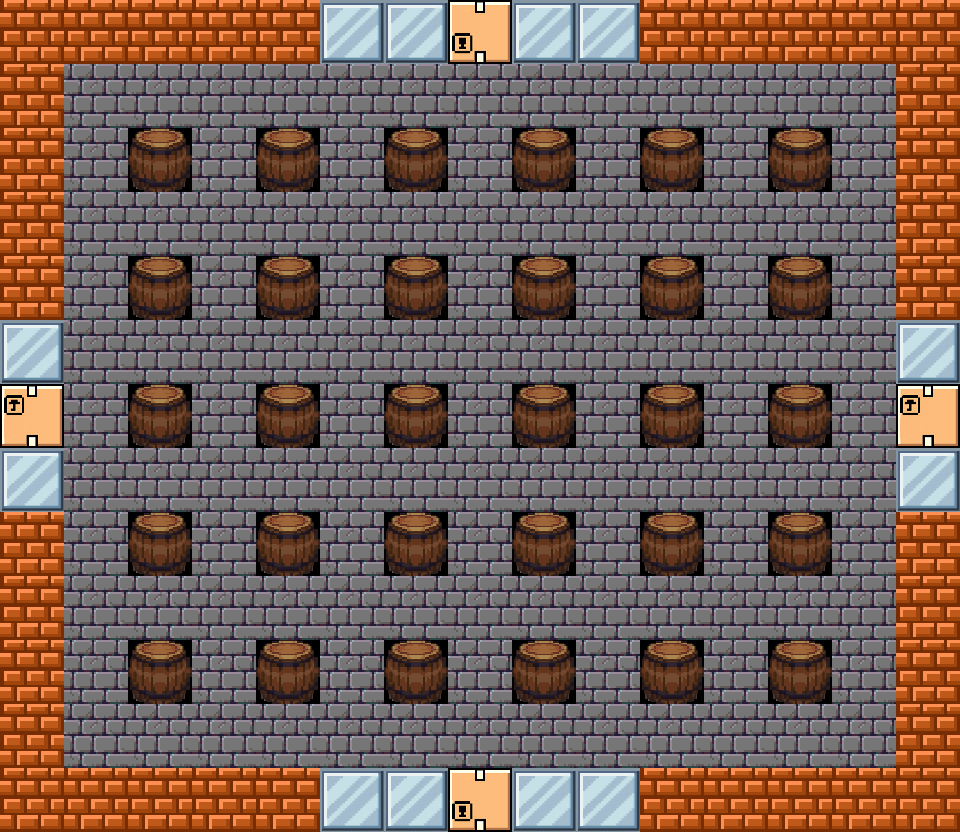

Below is a game level as drawn by its tile map, then a one-line description and the .tmx file that defines it, in full:
An orthogonal 15x13 tile map with 64x64 px tiles, 1 tile layer (Tile Layer 1) and 34 objects (34x platform).

<map version="1.8" tiledversion="1.8.4" orientation="orthogonal" renderorder="right-down" width="15" height="13" tilewidth="64" tileheight="64" infinite="0" nextlayerid="3" nextobjectid="139">
 <tileset firstgid="1" name="spritesheet(1)" tilewidth="64" tileheight="64" tilecount="23" columns="23">
  <image source="spritesheet(1).png" width="1472" height="64" />
 </tileset>
 <layer id="1" name="Tile Layer 1" width="15" height="13">
  <data encoding="csv">
1,1,1,1,1,17,17,3,17,17,1,1,1,1,1,
1,21,21,21,21,21,21,21,21,21,21,21,21,21,1,
1,21,19,21,19,21,19,21,19,21,19,21,19,21,1,
1,21,21,21,21,21,21,21,21,21,21,21,21,21,1,
1,21,19,21,19,21,19,21,19,21,19,21,19,21,1,
17,21,21,21,21,21,21,21,21,21,21,21,21,21,17,
2,21,19,21,19,21,19,21,19,21,19,21,19,21,2,
17,21,21,21,21,21,21,21,21,21,21,21,21,21,17,
1,21,19,21,19,21,19,21,19,21,19,21,19,21,1,
1,21,21,21,21,21,21,21,21,21,21,21,21,21,1,
1,21,19,21,19,21,19,21,19,21,19,21,19,21,1,
1,21,21,21,21,21,21,21,21,21,21,21,21,21,1,
1,1,1,1,1,17,17,3,17,17,1,1,1,1,1
</data>
 </layer>
 <objectgroup id="2" name="Object Layer 1">
  <object id="2" name="platform" type="platform" x="32" y="23" width="919" height="38" />
  <object id="3" name="platform" type="platform" x="37" y="35" width="23" height="777" />
  <object id="4" name="platform" type="platform" x="19" y="770" width="916" height="25" />
  <object id="5" name="platform" type="platform" x="898" y="48" width="31" height="758" />
  <object id="105" name="platform" type="platform" x="128" y="128" width="64" height="64" />
  <object id="106" name="platform" type="platform" x="256" y="128" width="64" height="64" />
  <object id="108" name="platform" type="platform" x="384" y="128" width="64" height="64" />
  <object id="109" name="platform" type="platform" x="512" y="128" width="64" height="64" />
  <object id="110" name="platform" type="platform" x="640" y="128" width="64" height="64" />
  <object id="111" name="platform" type="platform" x="768" y="128" width="64" height="64" />
  <object id="112" name="platform" type="platform" x="768" y="256" width="64" height="64" />
  <object id="113" name="platform" type="platform" x="768" y="384" width="64" height="64" />
  <object id="114" name="platform" type="platform" x="768" y="512" width="64" height="64" />
  <object id="115" name="platform" type="platform" x="768" y="640" width="64" height="64" />
  <object id="117" name="platform" type="platform" x="640" y="640" width="64" height="64" />
  <object id="118" name="platform" type="platform" x="640" y="512" width="64" height="64" />
  <object id="119" name="platform" type="platform" x="640" y="384" width="64" height="64" />
  <object id="120" name="platform" type="platform" x="640" y="256" width="64" height="64" />
  <object id="122" name="platform" type="platform" x="512" y="256" width="64" height="64" />
  <object id="123" name="platform" type="platform" x="512" y="384" width="64" height="64" />
  <object id="124" name="platform" type="platform" x="512" y="512" width="64" height="64" />
  <object id="125" name="platform" type="platform" x="512" y="640" width="64" height="64" />
  <object id="126" name="platform" type="platform" x="384" y="640" width="64" height="64" />
  <object id="127" name="platform" type="platform" x="384" y="512" width="64" height="64" />
  <object id="128" name="platform" type="platform" x="384" y="384" width="64" height="64" />
  <object id="129" name="platform" type="platform" x="384" y="256" width="64" height="64" />
  <object id="130" name="platform" type="platform" x="256" y="256" width="64" height="64" />
  <object id="131" name="platform" type="platform" x="128" y="256" width="64" height="64" />
  <object id="132" name="platform" type="platform" x="128" y="384" width="64" height="64" />
  <object id="133" name="platform" type="platform" x="256" y="384" width="64" height="64" />
  <object id="134" name="platform" type="platform" x="256" y="512" width="64" height="64" />
  <object id="135" name="platform" type="platform" x="256" y="640" width="64" height="64" />
  <object id="136" name="platform" type="platform" x="128" y="512" width="64" height="64" />
  <object id="137" name="platform" type="platform" x="128" y="640" width="64" height="64" />
 </objectgroup>
</map>